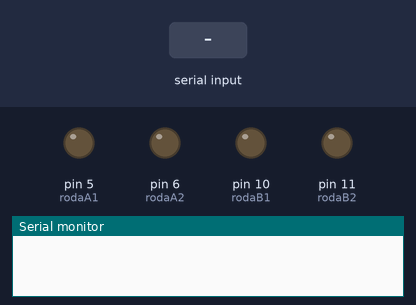
This sketch was run on a simulated Arduino Mega 2560, built with avr-gcc and run on an emulated ATmega2560. On the bench: output pins drawn as LEDs (lit = HIGH), the last lines printed to the serial monitor. The inputs (shaded band) are chosen by the test bench.

Above: at 1.2 s.
1.3 s: "F90\n" received over the second serial link
At 2.0 s:
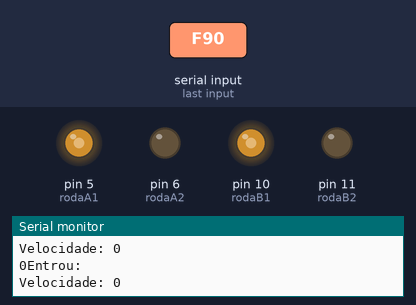
2.8 s: "S90\n" received over the second serial link
At 3.1 s:
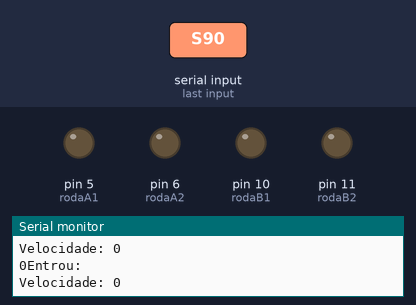
Timing chart, 0 to 5.8 s (numbered marks = the images above; inputs shaded):
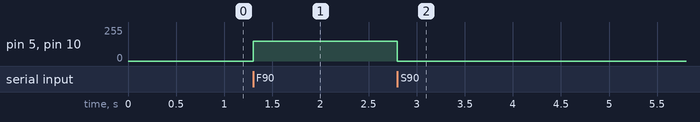

The sketch:

Arduino_Car.ino
```cpp
int rodaA1 = 5;
int rodaA2 = 6;
int rodaB1 = 10;
int rodaB2 = 11;
int velocidade = 150;


void setup() {
  Serial.begin(9600);
  Serial1.begin(9600);
  pinMode(rodaA1, OUTPUT);
  pinMode(rodaA2, OUTPUT);
  pinMode(rodaB1, OUTPUT);
  pinMode(rodaB2, OUTPUT);
}

void loop() {
  char comando;

  if(Serial1.available() > 0){
    comando = Serial1.read();
    Serial.print(comando);
    if(comando == '0' || comando == '1' || comando == '2' ||
        comando == '3' || comando == '4' || comando == '5' ||
          comando == '6' || comando == '7' || comando == '8' ||
            comando == '9'){
              Serial.println("Entrou: ");
              velocidade = atoi(comando);
              velocidade = map(velocidade, 0, 9, 0, 255);
              Serial.print("Velocidade: ");
              Serial.println(velocidade);
        }
  }

  switch(comando){
    case 'S':
      parar();
      break;
    case 'F':
      frente();
      break;
    case 'B':
      tras();
      break;
    case 'L':
      girarEsquerda();
      break;
    case 'R':
      girarDireita();
      break;
    default:
      break;
  }

}

void frente(){
  analogWrite(rodaA1, velocidade);
  analogWrite(rodaA2, LOW);
  analogWrite(rodaB1, velocidade);
  analogWrite(rodaB2, LOW);
}

void tras(){
  analogWrite(rodaA1, LOW);
  analogWrite(rodaA2, velocidade);
  analogWrite(rodaB1, LOW);
  analogWrite(rodaB2, velocidade);
}

void parar(){
  analogWrite(rodaA1, LOW);
  analogWrite(rodaA2, LOW);
  analogWrite(rodaB1, LOW);
  analogWrite(rodaB2, LOW);
}

void girarEsquerda(){
  analogWrite(rodaA1, LOW);
  analogWrite(rodaA2, velocidade);
  analogWrite(rodaB1, velocidade);
  analogWrite(rodaB2, LOW);
}

void girarDireita(){
  analogWrite(rodaA1, velocidade);
  analogWrite(rodaA2, LOW);
  analogWrite(rodaB1, LOW);
  analogWrite(rodaB2, velocidade);
}
```

Measured:
- after the input at 1.3 s, pin 5 (rodaA1), pin 10 (rodaB1): 0/255 → 150/255 at once
- after the input at 2.8 s, pin 5 (rodaA1), pin 10 (rodaB1): 150/255 → 0/255 at once
